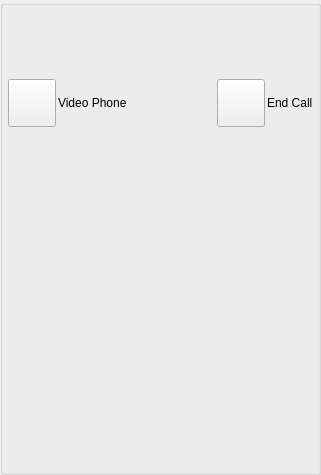
<?xml version="1.0" encoding="UTF-8"?>
<ui version="4.0">
 <class>AppletPeerVideoPhoneUi</class>
 <widget class="QWidget" name="AppletPeerVideoPhoneUi">
  <property name="geometry">
   <rect>
    <x>0</x>
    <y>0</y>
    <width>321</width>
    <height>475</height>
   </rect>
  </property>
  <property name="sizePolicy">
   <sizepolicy hsizetype="Expanding" vsizetype="Expanding">
    <horstretch>0</horstretch>
    <verstretch>0</verstretch>
   </sizepolicy>
  </property>
  <property name="windowTitle">
   <string>Dialog</string>
  </property>
  <layout class="QGridLayout" name="gridLayout">
   <property name="leftMargin">
    <number>0</number>
   </property>
   <property name="topMargin">
    <number>0</number>
   </property>
   <property name="rightMargin">
    <number>0</number>
   </property>
   <property name="bottomMargin">
    <number>0</number>
   </property>
   <property name="spacing">
    <number>0</number>
   </property>
   <item row="0" column="0">
    <widget class="QGroupBox" name="StyledDlgItemsBox">
     <property name="sizePolicy">
      <sizepolicy hsizetype="Expanding" vsizetype="Expanding">
       <horstretch>0</horstretch>
       <verstretch>0</verstretch>
      </sizepolicy>
     </property>
     <property name="minimumSize">
      <size>
       <width>0</width>
       <height>0</height>
      </size>
     </property>
     <property name="title">
      <string/>
     </property>
     <layout class="QVBoxLayout" name="verticalLayout_2">
      <property name="spacing">
       <number>2</number>
      </property>
      <property name="leftMargin">
       <number>5</number>
      </property>
      <property name="topMargin">
       <number>5</number>
      </property>
      <property name="rightMargin">
       <number>5</number>
      </property>
      <property name="bottomMargin">
       <number>5</number>
      </property>
      <item>
       <widget class="QLabel" name="m_StatusLabel">
        <property name="text">
         <string/>
        </property>
       </widget>
      </item>
      <item>
       <widget class="IdentWidget" name="m_FriendIdentWidget" native="true">
        <property name="sizePolicy">
         <sizepolicy hsizetype="Preferred" vsizetype="Fixed">
          <horstretch>0</horstretch>
          <verstretch>0</verstretch>
         </sizepolicy>
        </property>
        <property name="minimumSize">
         <size>
          <width>0</width>
          <height>50</height>
         </size>
        </property>
        <property name="maximumSize">
         <size>
          <width>16777215</width>
          <height>50</height>
         </size>
        </property>
       </widget>
      </item>
      <item>
       <layout class="QHBoxLayout" name="horizontalLayout">
        <item>
         <widget class="VxPushButton" name="m_PermissionButton">
          <property name="minimumSize">
           <size>
            <width>48</width>
            <height>48</height>
           </size>
          </property>
          <property name="maximumSize">
           <size>
            <width>48</width>
            <height>48</height>
           </size>
          </property>
          <property name="text">
           <string/>
          </property>
          <property name="iconSize">
           <size>
            <width>48</width>
            <height>48</height>
           </size>
          </property>
         </widget>
        </item>
        <item>
         <widget class="QLabel" name="m_PermissionLabel">
          <property name="sizePolicy">
           <sizepolicy hsizetype="Preferred" vsizetype="Preferred">
            <horstretch>0</horstretch>
            <verstretch>0</verstretch>
           </sizepolicy>
          </property>
          <property name="text">
           <string>Video Phone </string>
          </property>
         </widget>
        </item>
        <item>
         <widget class="QLabel" name="m_StateText">
          <property name="sizePolicy">
           <sizepolicy hsizetype="Expanding" vsizetype="Preferred">
            <horstretch>0</horstretch>
            <verstretch>0</verstretch>
           </sizepolicy>
          </property>
          <property name="text">
           <string/>
          </property>
          <property name="alignment">
           <set>Qt::AlignmentFlag::AlignCenter</set>
          </property>
         </widget>
        </item>
        <item>
         <widget class="VxPushButton" name="m_HangUpButton">
          <property name="sizePolicy">
           <sizepolicy hsizetype="Fixed" vsizetype="Fixed">
            <horstretch>0</horstretch>
            <verstretch>0</verstretch>
           </sizepolicy>
          </property>
          <property name="minimumSize">
           <size>
            <width>48</width>
            <height>48</height>
           </size>
          </property>
          <property name="maximumSize">
           <size>
            <width>48</width>
            <height>48</height>
           </size>
          </property>
          <property name="text">
           <string/>
          </property>
          <property name="iconSize">
           <size>
            <width>48</width>
            <height>48</height>
           </size>
          </property>
         </widget>
        </item>
        <item>
         <widget class="QLabel" name="m_HangupLabel">
          <property name="sizePolicy">
           <sizepolicy hsizetype="Minimum" vsizetype="Preferred">
            <horstretch>0</horstretch>
            <verstretch>0</verstretch>
           </sizepolicy>
          </property>
          <property name="text">
           <string>End Call</string>
          </property>
         </widget>
        </item>
       </layout>
      </item>
      <item>
       <widget class="VidWidget" name="m_CamVidWidget" native="true">
        <property name="sizePolicy">
         <sizepolicy hsizetype="Preferred" vsizetype="Expanding">
          <horstretch>0</horstretch>
          <verstretch>0</verstretch>
         </sizepolicy>
        </property>
       </widget>
      </item>
      <item>
       <widget class="InstMsgWidget" name="m_InstMsgWidget" native="true">
        <property name="sizePolicy">
         <sizepolicy hsizetype="Preferred" vsizetype="Expanding">
          <horstretch>0</horstretch>
          <verstretch>0</verstretch>
         </sizepolicy>
        </property>
       </widget>
      </item>
     </layout>
    </widget>
   </item>
  </layout>
 </widget>
 <customwidgets>
  <customwidget>
   <class>VxPushButton</class>
   <extends>QPushButton</extends>
   <header location="global">VxPushButton.h</header>
  </customwidget>
  <customwidget>
   <class>IdentWidget</class>
   <extends>QWidget</extends>
   <header location="global">IdentWidget.h</header>
   <container>1</container>
  </customwidget>
  <customwidget>
   <class>InstMsgWidget</class>
   <extends>QWidget</extends>
   <header>InstMsgWidget.h</header>
   <container>1</container>
  </customwidget>
  <customwidget>
   <class>VidWidget</class>
   <extends>QWidget</extends>
   <header location="global">VidWidget.h</header>
   <container>1</container>
  </customwidget>
 </customwidgets>
 <resources/>
 <connections/>
</ui>
